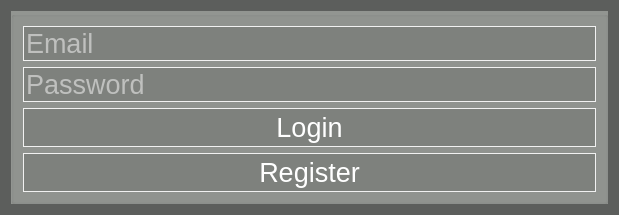
<?xml version="1.0" encoding="UTF-8"?>
<ui version="4.0">
 <class>Dialog</class>
 <widget class="QDialog" name="Dialog">
  <property name="windowModality">
   <enum>Qt::NonModal</enum>
  </property>
  <property name="geometry">
   <rect>
    <x>0</x>
    <y>0</y>
    <width>619</width>
    <height>212</height>
   </rect>
  </property>
  <property name="windowTitle">
   <string>Login</string>
  </property>
  <property name="styleSheet">
   <string notr="true">QDialog {
	background-color: rgb(92, 94, 92);
}

QLineEdit {
	color: white;
	background-color: rgb(126, 129, 125);
	border: 1px groove rgb(241, 241, 241);
}

QGroupBox {
	background-color: rgb(146, 149, 145);
}

QPushButton {
	color:white;
	background-color: rgb(126, 129, 125);
	border: 1px groove rgb(241, 241, 241);
	padding: 3px;
}

QPushButton:hover {
	background-color: white;
	color: rgb(146, 149, 145);
}</string>
  </property>
  <property name="modal">
   <bool>true</bool>
  </property>
  <layout class="QVBoxLayout" name="verticalLayout_2">
   <item>
    <widget class="QGroupBox" name="groupBox">
     <property name="title">
      <string/>
     </property>
     <layout class="QVBoxLayout" name="verticalLayout">
      <item>
       <widget class="QLineEdit" name="lineEditEmail">
        <property name="font">
         <font>
          <pointsize>20</pointsize>
         </font>
        </property>
        <property name="placeholderText">
         <string>Email</string>
        </property>
       </widget>
      </item>
      <item>
       <widget class="QLineEdit" name="lineEditPassword">
        <property name="font">
         <font>
          <pointsize>20</pointsize>
         </font>
        </property>
        <property name="echoMode">
         <enum>QLineEdit::Password</enum>
        </property>
        <property name="placeholderText">
         <string>Password</string>
        </property>
       </widget>
      </item>
      <item>
       <widget class="QPushButton" name="pushButtonSubmit">
        <property name="font">
         <font>
          <pointsize>20</pointsize>
         </font>
        </property>
        <property name="text">
         <string>Login</string>
        </property>
       </widget>
      </item>
      <item>
       <widget class="QPushButton" name="pushButtonRegister">
        <property name="font">
         <font>
          <pointsize>20</pointsize>
         </font>
        </property>
        <property name="text">
         <string>Register</string>
        </property>
       </widget>
      </item>
     </layout>
    </widget>
   </item>
  </layout>
 </widget>
 <resources/>
 <connections/>
</ui>
